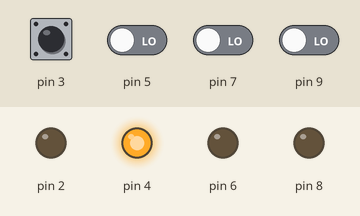
This sketch was run on a simulated Arduino Leonardo, built with avr-gcc and run on an emulated ATmega32U4. Parts: output pins drawn as LEDs (lit = HIGH). The inputs (shaded band) are chosen by the test bench; at power-on: pin 3 HIGH, pin 5, pin 7, pin 9 LOW. USB keyboard and mouse output is not drawn; what the sketch prints to the serial monitor is not drawn.

Above: at 1.2 s.
1.3 s: pin 5 driven HIGH
At 2.3 s:
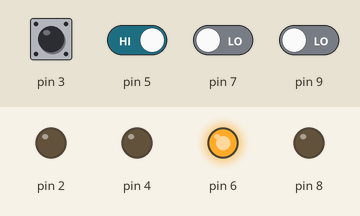
2.8 s: pin 7 driven HIGH
At 3.5 s:
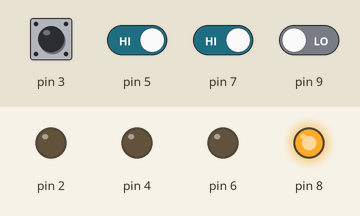
Timing chart, 0 to 5.8 s (numbered marks = the images above; inputs shaded):
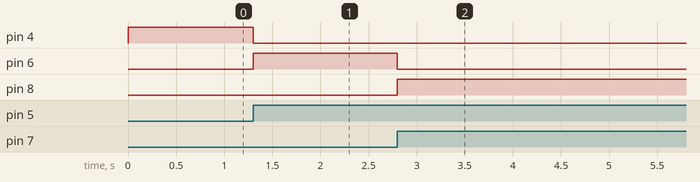

Measured:
- after the input at 1.3 s, pin 4: HIGH → LOW at once; pin 6: LOW → HIGH at once
- after the input at 2.8 s, pin 6: HIGH → LOW at once; pin 8: LOW → HIGH at once

The sketch:

Taiko_Touch_Panel.ino
```cpp
#include <Keyboard.h>
void setup() {
  pinMode(2, OUTPUT);	//左ドン用パルス出力
  pinMode(3, INPUT);	//左ドン入力
  pinMode(4, OUTPUT);	//右ドン用パルス出力
  pinMode(5, INPUT);	//右ドン入力
  pinMode(6, OUTPUT);	//左カッ用パルス出力
  pinMode(7, INPUT);	//左カッ入力
  pinMode(8, OUTPUT);	//右カッ用パルス出力
  pinMode(9, INPUT);	//右カッ入力
  Serial.begin(9600);
  Serial.println("Leady");
  Keyboard.begin();
}

void loop() {
  int t[4] = {0,0,0,0};
  int f[4] = {0,0,0,0};
  int l = 5;

  digitalWrite(2, HIGH);  //パルス出力

  while (digitalRead(3) != HIGH){
    t[0]++; //立ち上がり時間の計測
  }

  //放電
  digitalWrite(2, LOW);
  delay (1);

  digitalWrite(4, HIGH);  //パルス出力

  while (digitalRead(5) != HIGH){
    t[1]++; //立ち上がり時間の計測
  }

  //放電
  digitalWrite(4, LOW);
  delay (1);

  digitalWrite(6, HIGH);  //パルス出力

  while (digitalRead(7) != HIGH){
    t[2]++; //立ち上がり時間の計測
  }

  //放電
  digitalWrite(6, LOW);
  delay (1);

  digitalWrite(8, HIGH);  //パルス出力

  while (digitalRead(9) != HIGH){
    t[3]++; //立ち上がり時間の計測
  }
  //放電
  digitalWrite(8, LOW);
  delay (1);

  //フィルター
  f[0] += (t[0] - f[0]) / 2;
  f[1] += (t[1] - f[1]) / 2;
  f[2] += (t[2] - f[2]) / 2;
  f[3] += (t[3] - f[3]) / 2;


  if (f[0] > l ) {
    Keyboard.press('d');
    delay(100);
    Keyboard.releaseAll();
  } //else{
    //Keyboard.releaseAll();
 // }

  if (f[1] > l) {
    Keyboard.press('f');
    delay(100);
    Keyboard.releaseAll();
  } //else{
    //Keyboard.releaseAll();
 // }

  if(f[2] > l){
    Keyboard.press('j');
    delay(100);
    Keyboard.releaseAll();
  } //else{
    //Keyboard.releaseAll();
 // }

  if (f[3] > l){
    Keyboard.press('k');
    delay(100);
    Keyboard.releaseAll();
  } //else{
    //Keyboard.releaseAll();
 // }
}
```
